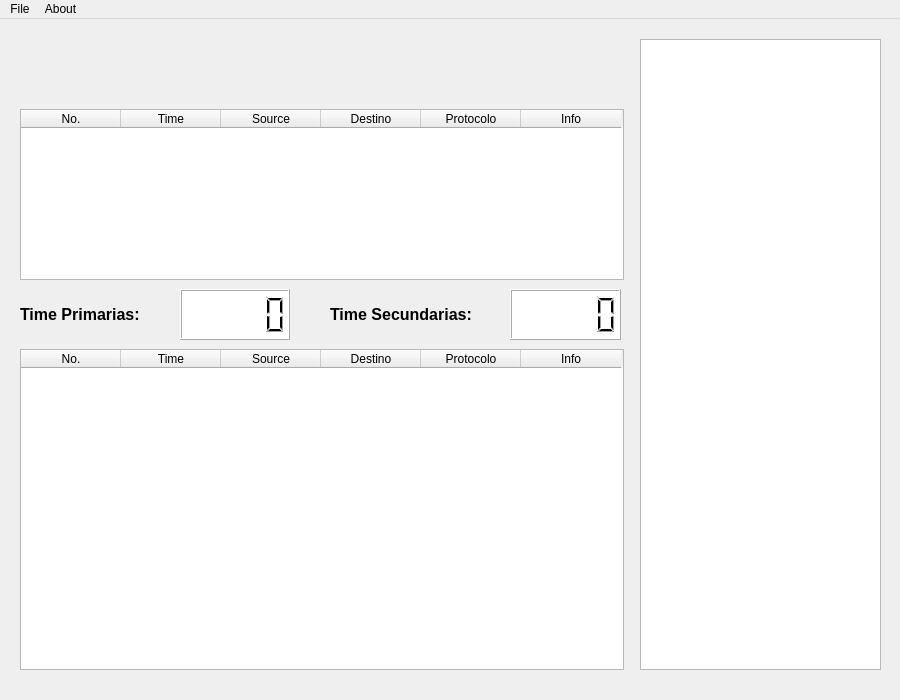
<?xml version="1.0" encoding="UTF-8"?>
<ui version="4.0">
 <class>MainWindow</class>
 <widget class="QMainWindow" name="MainWindow">
  <property name="geometry">
   <rect>
    <x>0</x>
    <y>0</y>
    <width>900</width>
    <height>700</height>
   </rect>
  </property>
  <property name="windowTitle">
   <string>II Proyecto</string>
  </property>
  <property name="styleSheet">
   <string notr="true">QMainWindow
{
	background-image: url(:/images/fondo.jpg);
}</string>
  </property>
  <widget class="QWidget" name="centralWidget">
   <widget class="QLCDNumber" name="lcdPrimario">
    <property name="geometry">
     <rect>
      <x>180</x>
      <y>270</y>
      <width>110</width>
      <height>51</height>
     </rect>
    </property>
    <property name="styleSheet">
     <string notr="true">QLCDNumber
{
	background-color: rgb(255, 255, 255);
}</string>
    </property>
   </widget>
   <widget class="QLabel" name="label">
    <property name="geometry">
     <rect>
      <x>20</x>
      <y>270</y>
      <width>151</width>
      <height>51</height>
     </rect>
    </property>
    <property name="text">
     <string>&lt;!DOCTYPE HTML PUBLIC &quot;-//W3C//DTD HTML 4.0//EN&quot; &quot;http://www.w3.org/TR/REC-html40/strict.dtd&quot;&gt;
&lt;html&gt;&lt;head&gt;&lt;meta name=&quot;qrichtext&quot; content=&quot;1&quot; /&gt;&lt;style type=&quot;text/css&quot;&gt;
p, li { white-space: pre-wrap; }
&lt;/style&gt;&lt;/head&gt;&lt;body style=&quot; font-family:'Sans Serif'; font-size:9pt; font-weight:400; font-style:normal;&quot;&gt;
&lt;table border=&quot;0&quot; style=&quot;-qt-table-type: root; margin-top:4px; margin-bottom:4px; margin-left:4px; margin-right:4px;&quot;&gt;
&lt;tr&gt;
&lt;td style=&quot;border: none;&quot;&gt;
&lt;p style=&quot; margin-top:0px; margin-bottom:0px; margin-left:0px; margin-right:0px; -qt-block-indent:0; text-indent:0px;&quot;&gt;&lt;span style=&quot; font-size:12pt; font-weight:600;&quot;&gt;Time Primarias:&lt;/span&gt;&lt;/p&gt;&lt;/td&gt;&lt;/tr&gt;&lt;/table&gt;&lt;/body&gt;&lt;/html&gt;</string>
    </property>
   </widget>
   <widget class="QTextEdit" name="txtLog">
    <property name="enabled">
     <bool>true</bool>
    </property>
    <property name="geometry">
     <rect>
      <x>640</x>
      <y>20</y>
      <width>241</width>
      <height>631</height>
     </rect>
    </property>
    <property name="styleSheet">
     <string notr="true">QTextEdit
{
	background-image: url(:/images/PapelList.jpg);
}</string>
    </property>
    <property name="readOnly">
     <bool>true</bool>
    </property>
    <property name="acceptRichText">
     <bool>true</bool>
    </property>
   </widget>
   <widget class="QPushButton" name="btnAdd">
    <property name="geometry">
     <rect>
      <x>380</x>
      <y>10</y>
      <width>121</width>
      <height>71</height>
     </rect>
    </property>
    <property name="styleSheet">
     <string notr="true">QPushButton
{
image: url(:/images/add.png); 
background-color: transparent;
border-style: outset;
border-width: 2px;
border-radius: 10px;
border-color: transparent;
font: bold 22px;
min-width:4m;
padding: 6px;
}</string>
    </property>
    <property name="text">
     <string/>
    </property>
   </widget>
   <widget class="QPushButton" name="btnFind">
    <property name="geometry">
     <rect>
      <x>500</x>
      <y>10</y>
      <width>121</width>
      <height>71</height>
     </rect>
    </property>
    <property name="styleSheet">
     <string notr="true">QPushButton
{
image: url(:/images/find.png); 
background-color: transparent;
border-style: outset;
border-width: 2px;
border-radius: 10px;
border-color: transparent;
font: bold 22px;
min-width:4m;
padding: 6px;
}</string>
    </property>
    <property name="text">
     <string/>
    </property>
   </widget>
   <widget class="QTableWidget" name="tbFind">
    <property name="geometry">
     <rect>
      <x>20</x>
      <y>90</y>
      <width>604</width>
      <height>171</height>
     </rect>
    </property>
    <attribute name="verticalHeaderVisible">
     <bool>false</bool>
    </attribute>
    <attribute name="verticalHeaderHighlightSections">
     <bool>false</bool>
    </attribute>
    <column>
     <property name="text">
      <string>No.</string>
     </property>
    </column>
    <column>
     <property name="text">
      <string>Time</string>
     </property>
    </column>
    <column>
     <property name="text">
      <string>Source</string>
     </property>
    </column>
    <column>
     <property name="text">
      <string>Destino</string>
     </property>
    </column>
    <column>
     <property name="text">
      <string>Protocolo</string>
     </property>
    </column>
    <column>
     <property name="text">
      <string>Info</string>
     </property>
    </column>
   </widget>
   <widget class="QTableWidget" name="tbLog">
    <property name="geometry">
     <rect>
      <x>20</x>
      <y>330</y>
      <width>604</width>
      <height>321</height>
     </rect>
    </property>
    <attribute name="verticalHeaderVisible">
     <bool>false</bool>
    </attribute>
    <attribute name="verticalHeaderHighlightSections">
     <bool>false</bool>
    </attribute>
    <column>
     <property name="text">
      <string>No.</string>
     </property>
    </column>
    <column>
     <property name="text">
      <string>Time</string>
     </property>
    </column>
    <column>
     <property name="text">
      <string>Source</string>
     </property>
    </column>
    <column>
     <property name="text">
      <string>Destino</string>
     </property>
    </column>
    <column>
     <property name="text">
      <string>Protocolo</string>
     </property>
    </column>
    <column>
     <property name="text">
      <string>Info</string>
     </property>
    </column>
   </widget>
   <widget class="QLabel" name="label_2">
    <property name="geometry">
     <rect>
      <x>330</x>
      <y>270</y>
      <width>171</width>
      <height>51</height>
     </rect>
    </property>
    <property name="text">
     <string>&lt;!DOCTYPE HTML PUBLIC &quot;-//W3C//DTD HTML 4.0//EN&quot; &quot;http://www.w3.org/TR/REC-html40/strict.dtd&quot;&gt;
&lt;html&gt;&lt;head&gt;&lt;meta name=&quot;qrichtext&quot; content=&quot;1&quot; /&gt;&lt;style type=&quot;text/css&quot;&gt;
p, li { white-space: pre-wrap; }
&lt;/style&gt;&lt;/head&gt;&lt;body style=&quot; font-family:'Sans Serif'; font-size:9pt; font-weight:400; font-style:normal;&quot;&gt;
&lt;table border=&quot;0&quot; style=&quot;-qt-table-type: root; margin-top:4px; margin-bottom:4px; margin-left:4px; margin-right:4px;&quot;&gt;
&lt;tr&gt;
&lt;td style=&quot;border: none;&quot;&gt;
&lt;p style=&quot; margin-top:0px; margin-bottom:0px; margin-left:0px; margin-right:0px; -qt-block-indent:0; text-indent:0px;&quot;&gt;&lt;span style=&quot; font-size:12pt; font-weight:600;&quot;&gt;T&lt;/span&gt;&lt;span style=&quot; font-size:12pt; font-weight:600;&quot;&gt;ime&lt;/span&gt;&lt;span style=&quot; font-size:12pt; font-weight:600;&quot;&gt; Secundarias:&lt;/span&gt;&lt;/p&gt;&lt;/td&gt;&lt;/tr&gt;&lt;/table&gt;&lt;/body&gt;&lt;/html&gt;</string>
    </property>
   </widget>
   <widget class="QLCDNumber" name="lcdSecundaria">
    <property name="geometry">
     <rect>
      <x>510</x>
      <y>270</y>
      <width>111</width>
      <height>51</height>
     </rect>
    </property>
    <property name="styleSheet">
     <string notr="true">QLCDNumber
{
	background-color: rgb(255, 255, 255);
}</string>
    </property>
   </widget>
  </widget>
  <widget class="QMenuBar" name="menuBar">
   <property name="geometry">
    <rect>
     <x>0</x>
     <y>0</y>
     <width>900</width>
     <height>23</height>
    </rect>
   </property>
   <widget class="QMenu" name="menuFile">
    <property name="title">
     <string>File</string>
    </property>
    <addaction name="actionCreate_Disk"/>
   </widget>
   <widget class="QMenu" name="menuAbout">
    <property name="title">
     <string>About</string>
    </property>
    <addaction name="actionAbout_II_Proyecto"/>
   </widget>
   <addaction name="menuFile"/>
   <addaction name="menuAbout"/>
  </widget>
  <action name="actionAbout_II_Proyecto">
   <property name="text">
    <string>About II Proyecto</string>
   </property>
  </action>
  <action name="actionCreate_Disk">
   <property name="text">
    <string>Create Disk</string>
   </property>
  </action>
 </widget>
 <layoutdefault spacing="6" margin="11"/>
 <resources/>
 <connections/>
</ui>
